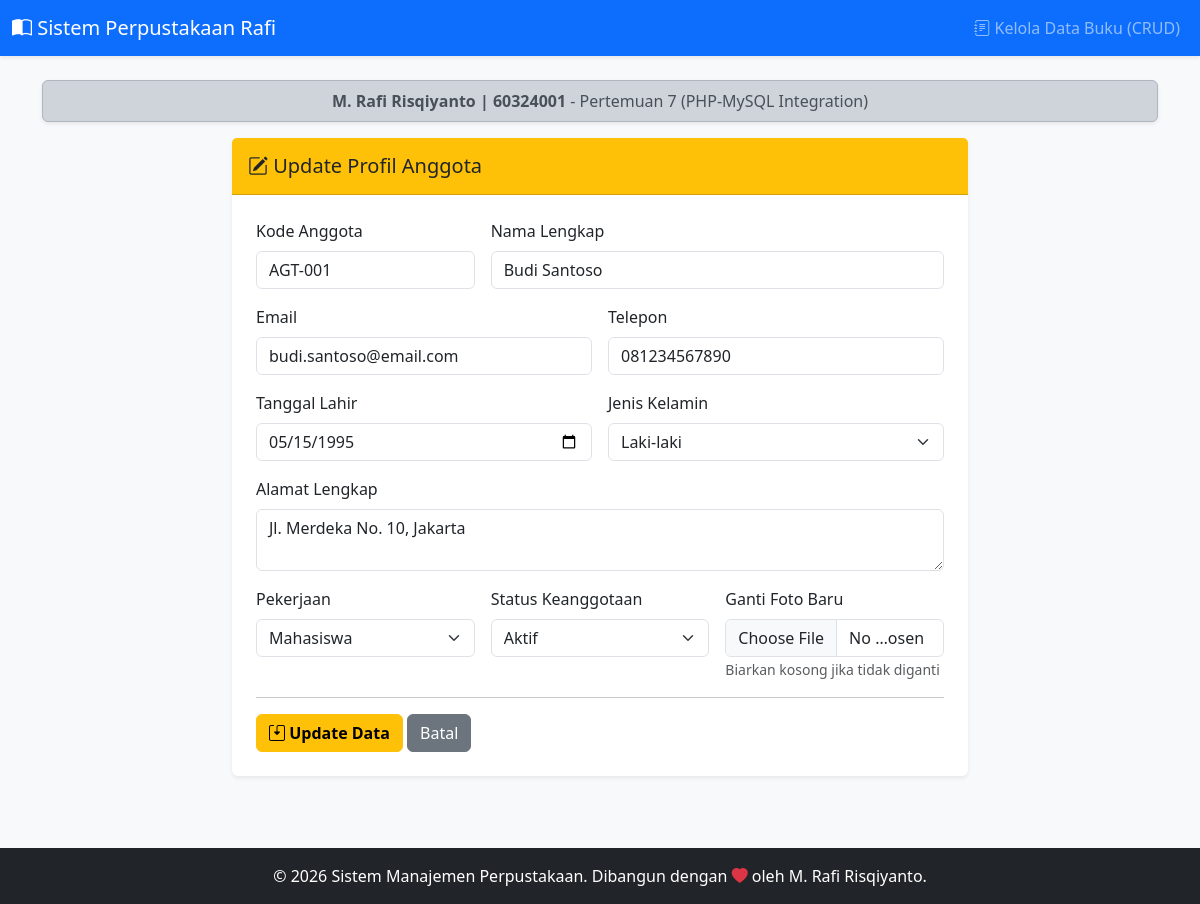
The app's page /modules/anggota/edit.php?id=1 with its own data.
### tables this page shows
CREATE TABLE `anggota` (
  `id_anggota` int(11) NOT NULL,
  `kode_anggota` varchar(20) NOT NULL,
  `nama` varchar(100) NOT NULL,
  `email` varchar(100) NOT NULL,
  `telepon` varchar(15) NOT NULL,
  `alamat` text NOT NULL,
  `tanggal_lahir` date NOT NULL,
  `jenis_kelamin` enum('Laki-laki','Perempuan') NOT NULL,
  `pekerjaan` varchar(50) DEFAULT NULL,
  `tanggal_daftar` date NOT NULL,
  `status` enum('Aktif','Nonaktif') DEFAULT 'Aktif',
  `foto` varchar(255) DEFAULT NULL,
  `created_at` timestamp NOT NULL DEFAULT current_timestamp(),
  `updated_at` timestamp NOT NULL DEFAULT current_timestamp() ON UPDATE current_timestamp()
);

### modules/anggota/edit.php (the view, shortened to what this page needs)
<?php
require_once '../../config/database.php';
require_once '../../includes/header.php';
$id_anggota = (int)$_GET['id'];
$stmt = $conn->prepare("SELECT * FROM anggota WHERE id_anggota = ?");
$stmt->bind_param("i", $id_anggota);
$stmt->execute();
$res = $stmt->get_result();
$agt = $res->fetch_assoc();
$kode = $agt['kode_anggota']; $nama = $agt['nama']; $email = $agt['email'];
$telepon = $agt['telepon']; $alamat = $agt['alamat']; $jk = $agt['jenis_kelamin'];
$tgl_lahir = $agt['tanggal_lahir']; $pekerjaan = $agt['pekerjaan']; $status = $agt['status'];
?>
<div class="container mb-5">
    <div class="row justify-content-center">
        <div class="col-lg-8">
            <div class="card shadow-sm border-0">
                <div class="card-header bg-warning text-dark py-3">
                    <h5 class="mb-0"><i class="bi bi-pencil-square"></i> Update Profil Anggota</h5>
                </div>
                <div class="card-body p-4">
                    <form method="POST" action="" enctype="multipart/form-data">
                        <div class="row g-3">
                            <div class="col-md-4">
                                <label class="form-label">Kode Anggota</label>
                                <input type="text" name="kode_anggota" class="form-control" value="<?php echo htmlspecialchars($kode); ?>">
                            </div>
                            <div class="col-md-8">
                                <label class="form-label">Nama Lengkap</label>
                                <input type="text" name="nama" class="form-control" value="<?php echo htmlspecialchars($nama); ?>">
                            </div>
                            <div class="col-md-6">
                                <label class="form-label">Email</label>
                                <input type="email" name="email" class="form-control" value="<?php echo htmlspecialchars($email); ?>">
                            </div>
                            <div class="col-md-6">
                                <label class="form-label">Telepon</label>
                                <input type="text" name="telepon" class="form-control" value="<?php echo htmlspecialchars($telepon); ?>">
                            </div>
                            <div class="col-md-6">
                                <label class="form-label">Tanggal Lahir</label>
                                <input type="date" name="tanggal_lahir" class="form-control" value="<?php echo htmlspecialchars($tgl_lahir); ?>">
                            </div>
                            <div class="col-md-6">
                                <label class="form-label">Jenis Kelamin</label>
                                <select name="jenis_kelamin" class="form-select">
                                    <option value="Laki-laki" <?php echo ($jk=='Laki-laki')?'selected':''; ?>>Laki-laki</option>
                                </select>
                            </div>
                            <div class="col-12">
                                <label class="form-label">Alamat Lengkap</label>
                                <textarea name="alamat" rows="2" class="form-control"><?php echo htmlspecialchars($alamat); ?></textarea>
                            </div>
                            <div class="col-md-4">
                                <label class="form-label">Pekerjaan</label>
                                <select name="pekerjaan" class="form-select">
                                    <option value="Mahasiswa" <?php echo ($pekerjaan=='Mahasiswa')?'selected':''; ?>>Mahasiswa</option>
                                </select>
                            </div>
                            <div class="col-md-4">
                                <label class="form-label">Status Keanggotaan</label>
                                <select name="status" class="form-select">
                                    <option value="Aktif" <?php echo ($status=='Aktif')?'selected':''; ?>>Aktif</option>
                                </select>
                            </div>
                            <div class="col-md-4">
                                <label class="form-label">Ganti Foto Baru</label>
                                <input type="file" name="foto" class="form-control" accept=".jpg,.jpeg,.png">
                                <small class="text-muted">Biarkan kosong jika tidak diganti</small>
                            </div>
                        </div>
                        <hr>
                        <button type="submit" class="btn btn-warning fw-bold"><i class="bi bi-save2"></i> Update Data</button>
                        <a href="index.php" class="btn btn-secondary">Batal</a>
                    </form>
                </div>
            </div>
        </div>
    </div>
</div>
<?php closeConnection(); require_once '../../includes/footer.php'; ?>

### includes/header.php (style rules this page uses)
body { min-height: 100vh; display: flex; flex-direction: column; background-color: #f8f9fa; }

### records on screen
anggota: kode_anggota "AGT-001", nama "Budi Santoso", email "budi.santoso@email.com", telepon "081234567890", tanggal_lahir "05/15/1995", jenis_kelamin "Laki-laki", alamat "Jl. Merdeka No. 10, Jakarta", pekerjaan "Mahasiswa", status "Aktif"
